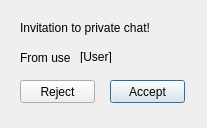
<?xml version="1.0" encoding="UTF-8"?>
<ui version="4.0">
 <class>Dialog</class>
 <widget class="QDialog" name="Dialog">
  <property name="geometry">
   <rect>
    <x>0</x>
    <y>0</y>
    <width>207</width>
    <height>128</height>
   </rect>
  </property>
  <property name="windowTitle">
   <string>Dialog</string>
  </property>
  <widget class="QLabel" name="label">
   <property name="geometry">
    <rect>
     <x>20</x>
     <y>50</y>
     <width>51</width>
     <height>16</height>
    </rect>
   </property>
   <property name="text">
    <string>From user:</string>
   </property>
  </widget>
  <widget class="QLabel" name="senderLabel">
   <property name="geometry">
    <rect>
     <x>80</x>
     <y>50</y>
     <width>47</width>
     <height>13</height>
    </rect>
   </property>
   <property name="text">
    <string>[User]</string>
   </property>
  </widget>
  <widget class="QLabel" name="label_3">
   <property name="geometry">
    <rect>
     <x>20</x>
     <y>20</y>
     <width>141</width>
     <height>16</height>
    </rect>
   </property>
   <property name="text">
    <string>Invitation to private chat!</string>
   </property>
  </widget>
  <widget class="QPushButton" name="AcceptInvitationButton">
   <property name="geometry">
    <rect>
     <x>110</x>
     <y>80</y>
     <width>75</width>
     <height>23</height>
    </rect>
   </property>
   <property name="text">
    <string>Accept</string>
   </property>
  </widget>
  <widget class="QPushButton" name="RejectInvitationButton">
   <property name="geometry">
    <rect>
     <x>20</x>
     <y>80</y>
     <width>75</width>
     <height>23</height>
    </rect>
   </property>
   <property name="text">
    <string>Reject</string>
   </property>
  </widget>
 </widget>
 <resources/>
 <connections/>
</ui>
